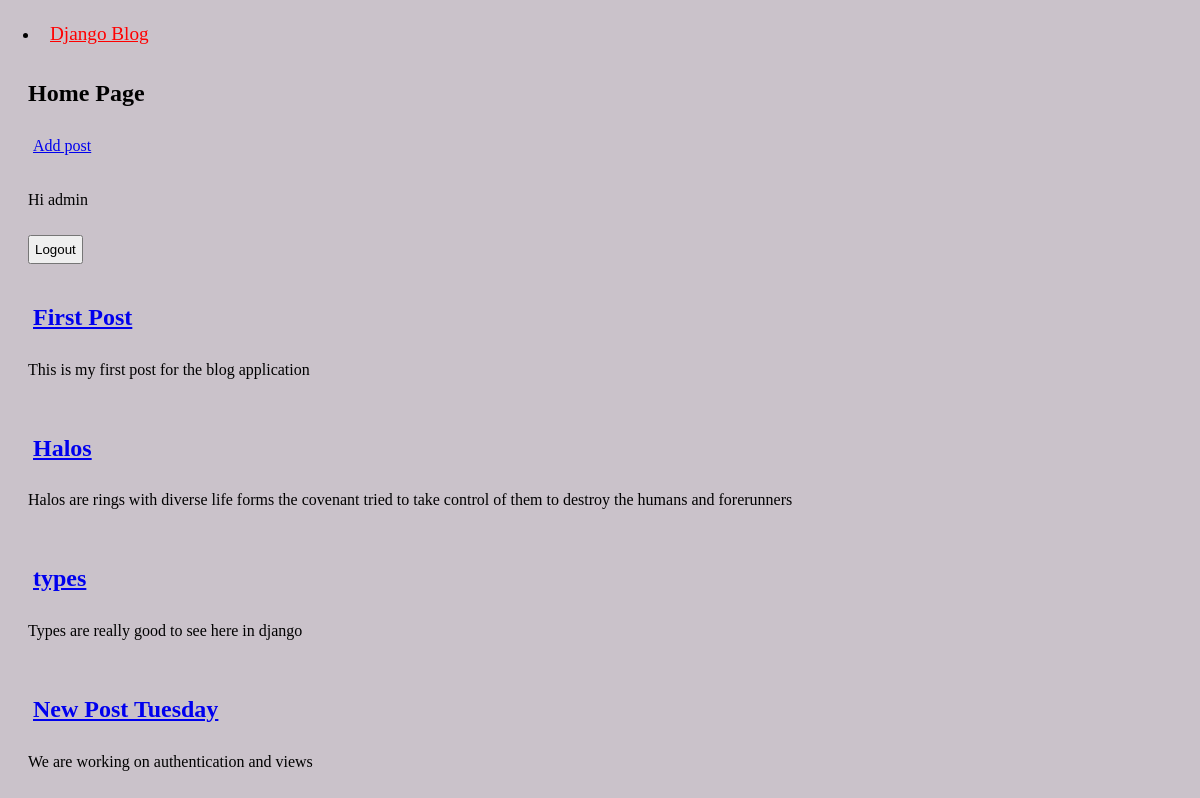
The app's page / (signed in) with its own data.
### blog/models.py (models this page shows, shortened)
class Post(models.Model):
    title = models.CharField(max_length=200)
    author = models.ForeignKey(
        User,
        on_delete=models.CASCADE
        )
    body = models.TextField()

### blog/views.py (the view)
# urls.py: path('', BlogListView.as_view(), name='home'),
class BlogListView(ListView):
    model = Post
    template_name = 'home.html'

### templates/home.html (shortened to what this page needs)
{% extends 'base.html' %}
{% block content %}
<h2> Home Page </h2>
<div class="new-post-btn">
    <a href="{% url 'new_post' %}">Add post</a>
</div>
    {% if user.is_authenticated %}
        <div class="user-area"></div>
        <p>Hi {{ user.username }}</p>
        <form action="{% url 'logout' %}" method="post">
            <button type="submit">Logout</button>
        </form>
        </div>
       {% if object_list %}
        {% for post in object_list %}
            <div class="post-entry">
                <h2><a href="{% url 'post_detail' post.pk %}"> {{ post.title }} </a> </h2>
                <p> {{ post.body }}</p>
            </div>
        {% endfor %}
    {% else %}
    <div>
        <p>You have no posts </p>
    </div>
    {% endif %}
    {% endif %}
{% endblock content %}

### templates/base.html (shortened to what this page needs)
<!DOCTYPE html>
{% load static %}
<html>
    <head>
        <link rel="stylesheet" href="{% static 'styles.css' %}">
    </head>
    <body>
        <li>
            <a class="title" href="{% url 'home' %}">
                Django Blog </a>
        </li>
        <div>
            {% block content %}
            {% endblock content%}
    </body>
</html>

### static/styles.css (style rules this page uses)
* { box-sizing: border-box; padding: 5px; }
body { background-color: rgb(202, 194, 202); color: #000; }
.title { color: red; font-size: larger; }
.user-area { display: flex; align-items: center; justify-content: space-around; margin-left: auto; }

### records on screen
Post: title "First Post", body "This is my first post for the blog application"
Post: title "Halos", body "Halos are rings with diverse life forms the covenant tried to take control of them to destroy the humans and forerunners"
Post: title "types", body "Types are really good to see here in django"
Post: title "New Post Tuesday", body "We are working on authentication and views"

### other values on screen
{{ user.username }} "admin"
